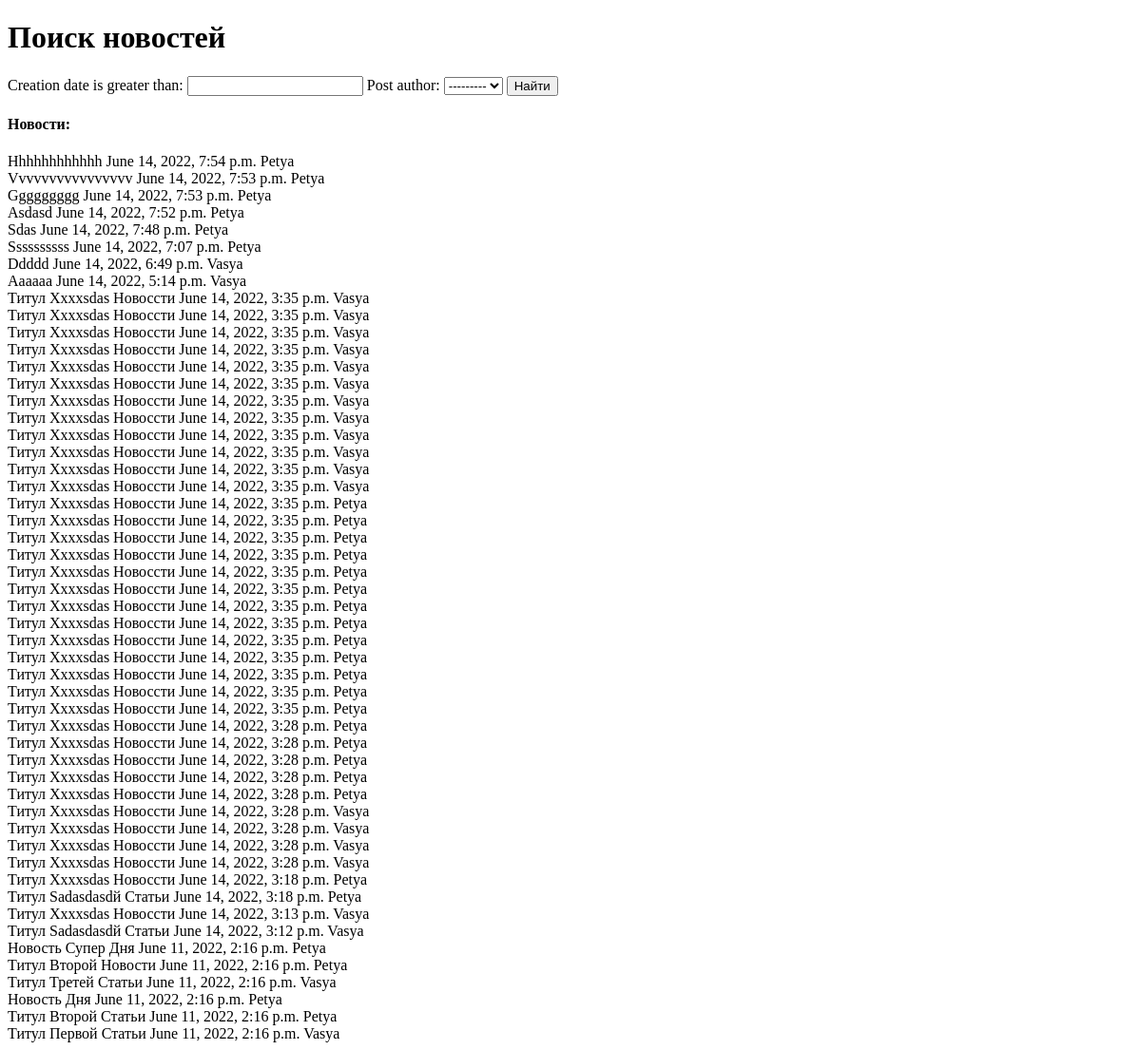
Page /news/search/ on the earlier database version.
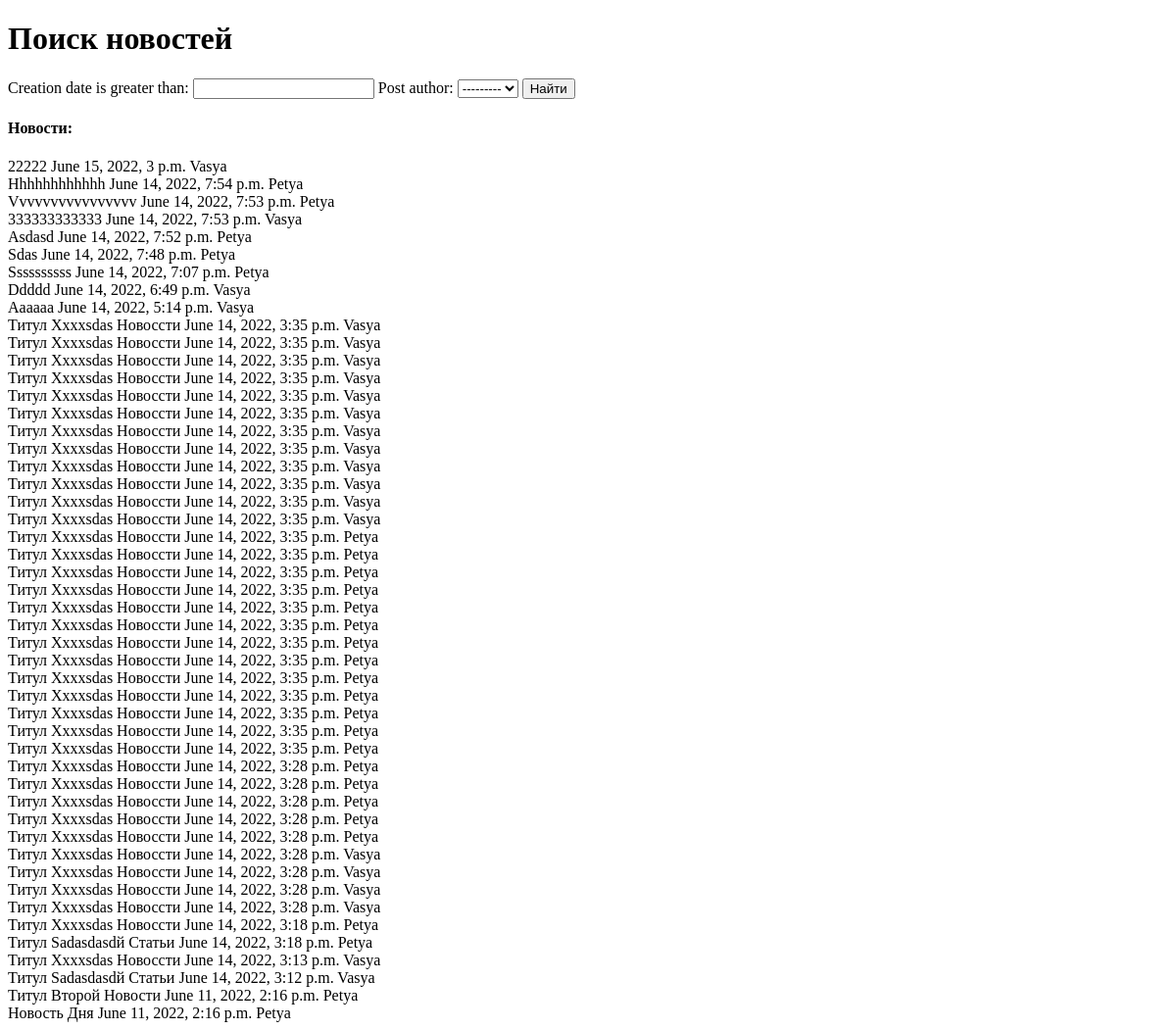
Same page on the later database version.
### myapp/models.py (models this page shows, shortened)
class Post(models.Model):
    post_author = models.ForeignKey(Author, on_delete=models.CASCADE)
    CHOICES = [
        ('1', 'Статья'),
        ('2', 'Новость')
        ]
    post_choice = models.CharField(max_length = 2,
                            choices = CHOICES,
                            default = '1')
    creation_date = models.DateTimeField(auto_now_add=True)
    category = models.ManyToManyField(Category, through='PostCategory')
    post_title = models.CharField(max_length=255)
    post_text = models.TextField(default='content')
    post_rate = models.IntegerField(default=0)

class Author(models.Model):
    author_user = models.OneToOneField(User, on_delete=models.CASCADE)
    author_rate = models.IntegerField(default=0)
    def __str__(self):
        return '%s' % (self.author_user)

### myapp/views.py (the view)
# urls.py: path('search/', SearchList.as_view()),
class SearchList(ListView):
    model = Post
    template_name = 'search.html'
    context_object_name = 'search'
    ordering = ['-creation_date']
    def get_context_data(self, **kwargs): # забираем отфильтрованные объекты переопределяя метод get_context_data у наследуемого класса (привет, полиморфизм, мы скучали!!!)
        context = super().get_context_data(**kwargs)
        context['filter'] = PostFilter(self.request.GET, queryset=self.get_queryset()) # вписываем наш фильтр в контекст
        return context

### templates/search.html (shortened to what this page needs)
{% extends 'flatpages/default.html' %}
{% block content %}
<h1>Поиск новостей</h1>
<form method="GET">
    {{ filter.form }}
    <input type="submit" value="Найти">
</form>
<h4>Новости: </h4>
{% for post in filter.qs %}
    {{ post.post_title|title }}
    {{ post.creation_date }}
    {{ post.post_author }}
    <br>
{% endfor %}
{% endblock content %}

### templates/flatpages/default.html (shortened to what this page needs)
<!DOCTYPE html>
<html>
<head>
</head>
<body>
    {% block content %}
    {% endblock content %}
</body>
</html>

Differences in the rows shown:
removed Post: post_title "Новость Супер Дня", creation_date "June 11, 2022, 2:16 p.m.", post_author "Petya"
removed Post: post_title "Титул Третей Статьи", creation_date "June 11, 2022, 2:16 p.m.", post_author "Vasya"
removed Post: post_title "Титул Второй Статьи", creation_date "June 11, 2022, 2:16 p.m.", post_author "Petya"
removed Post: post_title "Титул Первой Статьи", creation_date "June 11, 2022, 2:16 p.m.", post_author "Vasya"
added Post: post_title "22222", creation_date "June 15, 2022, 3 p.m.", post_author "Vasya"
changed Post (number 4 of 49 on the later page): post_title "Ggggggggg" → "333333333333"; post_author "Petya" → "Vasya"
